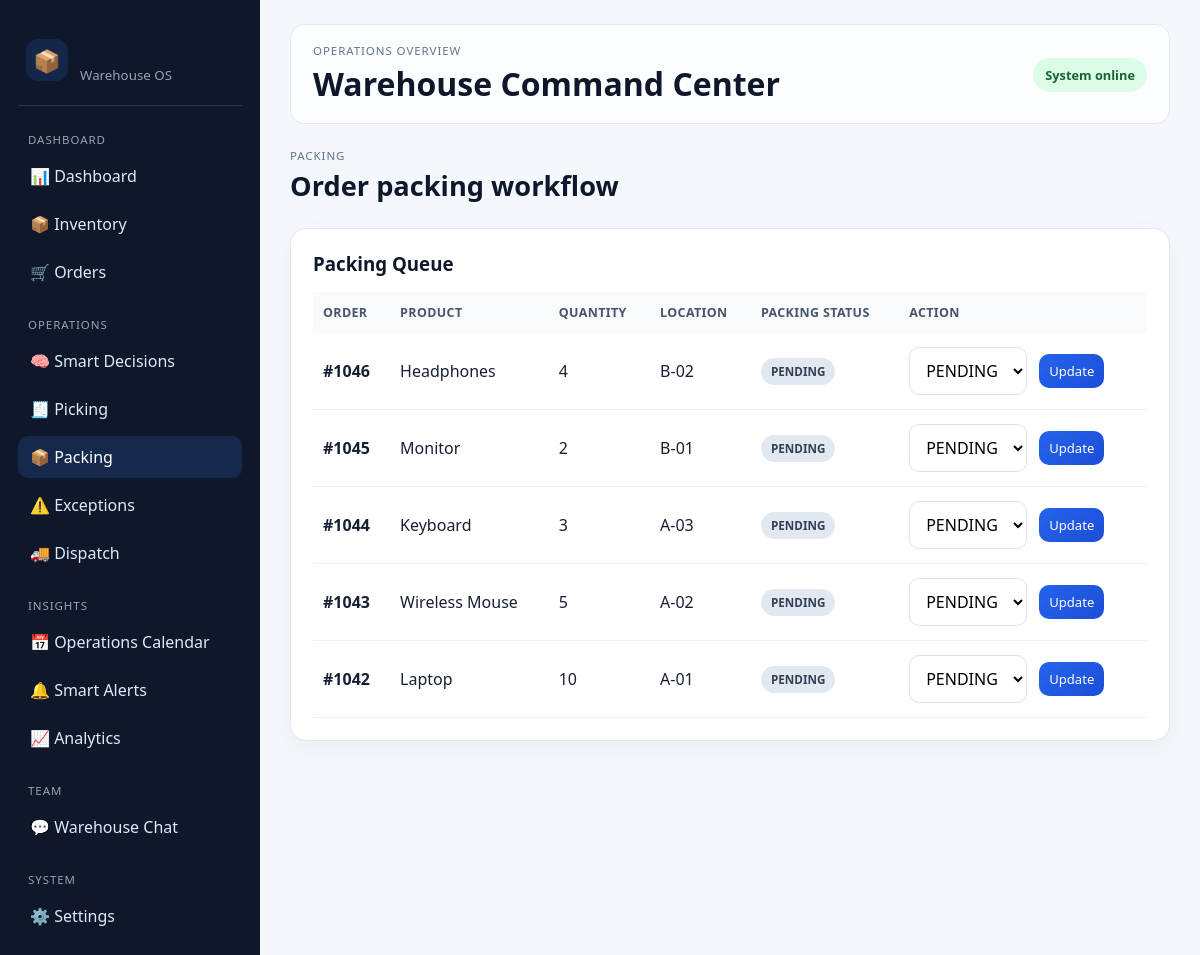
The page /packing on the database its author committed.
### tables this page shows
CREATE TABLE orders (
            id INTEGER PRIMARY KEY AUTOINCREMENT,
            order_number TEXT UNIQUE NOT NULL,
            customer TEXT NOT NULL,
            sku TEXT NOT NULL,
            product_name TEXT NOT NULL,
            quantity INTEGER NOT NULL,
            priority TEXT NOT NULL,
            priority_score INTEGER NOT NULL,
            due_date TEXT NOT NULL,
            status TEXT NOT NULL,
            allocated_quantity INTEGER DEFAULT 0,
            shortage_quantity INTEGER DEFAULT 0
        , picking_status TEXT NOT NULL DEFAULT "PENDING", packing_status TEXT NOT NULL DEFAULT "PENDING", dispatch_status TEXT NOT NULL DEFAULT "PENDING", dispatch_time TEXT);

CREATE TABLE inventory (
            id INTEGER PRIMARY KEY AUTOINCREMENT,
            sku TEXT UNIQUE NOT NULL,
            name TEXT NOT NULL,
            category TEXT NOT NULL,
            stock INTEGER NOT NULL,
            reserved INTEGER DEFAULT 0,
            reorder_level INTEGER NOT NULL,
            location TEXT NOT NULL
        );

### app.py (the view)
@app.route('/packing', methods=['GET'])
def packing():
    conn = get_db()
    rows = conn.execute(
        '''
        SELECT o.id, o.order_number, o.product_name, o.quantity, o.packing_status, i.location
        FROM orders o
        LEFT JOIN inventory i ON o.sku = i.sku
        ORDER BY o.id DESC
        '''
    ).fetchall()
    conn.close()
    return render_template('packing.html', orders=rows)

### database.py (called while the page is built)
def get_db():
    conn = sqlite3.connect(DATABASE)
    conn.row_factory = sqlite3.Row
    return conn

### templates/packing.html (shortened to what this page needs)
{% extends "base.html" %}
{% block content %}
<div class="page-header">
    <div>
        <p class="eyebrow">Packing</p>
        <h2>Order packing workflow</h2>
    </div>
</div>
<section class="panel">
    <div class="panel-header">
        <h3>Packing Queue</h3>
    </div>
    <div class="table-wrap">
        <table>
            <thead>
                <tr>
                    <th>Order</th>
                    <th>Product</th>
                    <th>Quantity</th>
                    <th>Location</th>
                    <th>Packing Status</th>
                    <th>Action</th>
                </tr>
            </thead>
            <tbody>
                {% for order in orders %}
                <tr>
                    <td><strong>{{ order['order_number'] }}</strong></td>
                    <td>{{ order['product_name'] }}</td>
                    <td>{{ order['quantity'] }}</td>
                    <td>{{ order['location'] or 'N/A' }}</td>
                    <td><span class="status-badge {{ 'success' if order['packing_status'] == 'PACKED' else 'warning' if order['packing_status'] == 'PACKING' else 'neutral' }}">{{ order['packing_status'] }}</span></td>
                    <td>
                        <form method="post" action="/packing/update/{{ order['id'] }}" class="inline-form compact-form">
                            <select name="status">
                                <option value="PENDING" {% if order['packing_status'] == 'PENDING' %}selected{% endif %}>PENDING</option>
                            </select>
                            <button type="submit" class="small-btn">Update</button>
                        </form>
                    </td>
                </tr>
                {% else %}
                <tr><td colspan="6">No packing tasks available.</td></tr>
                {% endfor %}
            </tbody>
        </table>
    </div>
</section>
{% endblock %}

### static/style.css (style rules this page uses)
* { box-sizing: border-box; margin: 0; padding: 0; font-family: "Segoe UI", Arial, sans-serif; }
body { display: flex; background: #f4f7fb; color: #172033; }
button, input, select, textarea { font: inherit; }
button { border: none; border-radius: 10px; padding: 10px 16px; background: linear-gradient(135deg, #2563eb, #1d4ed8); color: white; cursor: pointer; transition: 0.2s ease; }
.eyebrow { font-size: 0.72rem; letter-spacing: 0.08em; text-transform: uppercase; color: #64748b; margin-bottom: 4px; }
h1, h2, h3 { color: #0f172a; }
.page-header { display: flex; align-items: center; justify-content: space-between; margin-bottom: 24px; }
.page-header h2 { font-size: 1.7rem; }
.metric-card, .panel, .decision-card { background: white; border: 1px solid #e2e8f0; border-radius: 16px; box-shadow: 0 10px 30px rgba(15, 23, 42, 0.04); }
.panel { padding: 22px; }
.panel-header { display: flex; align-items: center; justify-content: space-between; margin-bottom: 16px; }
.table-wrap { overflow-x: auto; }
table { width: 100%; border-collapse: collapse; min-width: 720px; }
th { text-align: left; background: #f8fafc; color: #475569; padding: 12px 10px; font-size: 0.78rem; letter-spacing: 0.03em; text-transform: uppercase; }
td { padding: 14px 10px; border-bottom: 1px solid #edf2f7; vertical-align: middle; }
.status-badge { display: inline-block; padding: 6px 10px; border-radius: 999px; font-size: 0.73rem; font-weight: 700; text-transform: uppercase; }
.status-badge.neutral { background: #e2e8f0; color: #334155; }
.search-form, .inline-form { display: flex; gap: 12px; flex-wrap: wrap; }
.search-form input, .search-form select, .inline-form input, .inline-form select, textarea { padding: 11px 12px; border-radius: 10px; border: 1px solid #dbe2ee; background: white; }
.inline-form { align-items: center; }
.small-btn { padding: 8px 10px; font-size: 0.82rem; }

### rows shown on the page
orders: order_number "#1046", product_name "Headphones", quantity "4", location "B-02", packing_status "PENDING", status "PENDING"
orders: order_number "#1045", product_name "Monitor", quantity "2", location "B-01", packing_status "PENDING", status "PENDING"
orders: order_number "#1044", product_name "Keyboard", quantity "3", location "A-03", packing_status "PENDING", status "PENDING"
orders: order_number "#1043", product_name "Wireless Mouse", quantity "5", location "A-02", packing_status "PENDING", status "PENDING"
orders: order_number "#1042", product_name "Laptop", quantity "10", location "A-01", packing_status "PENDING", status "PENDING"
